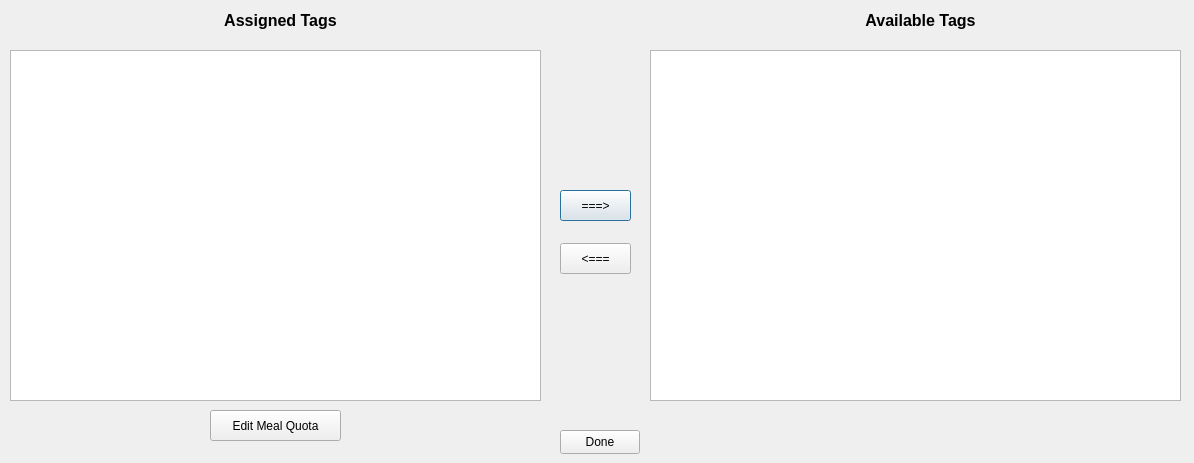
<?xml version="1.0" encoding="UTF-8"?>
<ui version="4.0">
 <class>EditMultitag_AssignedTags</class>
 <widget class="QDialog" name="EditMultitag_AssignedTags">
  <property name="geometry">
   <rect>
    <x>0</x>
    <y>0</y>
    <width>1194</width>
    <height>463</height>
   </rect>
  </property>
  <property name="windowTitle">
   <string>Assign Tags</string>
  </property>
  <widget class="QLabel" name="label_assignedTagsTitle">
   <property name="geometry">
    <rect>
     <x>210</x>
     <y>10</y>
     <width>141</width>
     <height>21</height>
    </rect>
   </property>
   <property name="text">
    <string>&lt;html&gt;&lt;head/&gt;&lt;body&gt;&lt;p align=&quot;center&quot;&gt;&lt;span style=&quot; font-size:12pt; font-weight:700;&quot;&gt;Assigned Tags&lt;/span&gt;&lt;/p&gt;&lt;/body&gt;&lt;/html&gt;</string>
   </property>
  </widget>
  <widget class="QPushButton" name="pushButton_unassignTag">
   <property name="geometry">
    <rect>
     <x>560</x>
     <y>190</y>
     <width>71</width>
     <height>31</height>
    </rect>
   </property>
   <property name="text">
    <string>===&gt;</string>
   </property>
  </widget>
  <widget class="QPushButton" name="pushButton_assignTag">
   <property name="geometry">
    <rect>
     <x>560</x>
     <y>243</y>
     <width>71</width>
     <height>31</height>
    </rect>
   </property>
   <property name="text">
    <string>&lt;===</string>
   </property>
  </widget>
  <widget class="QLabel" name="label_unassignedTagsTitle">
   <property name="geometry">
    <rect>
     <x>850</x>
     <y>10</y>
     <width>141</width>
     <height>21</height>
    </rect>
   </property>
   <property name="text">
    <string>&lt;html&gt;&lt;head/&gt;&lt;body&gt;&lt;p align=&quot;center&quot;&gt;&lt;span style=&quot; font-size:12pt; font-weight:700;&quot;&gt;Available Tags&lt;/span&gt;&lt;/p&gt;&lt;/body&gt;&lt;/html&gt;</string>
   </property>
  </widget>
  <widget class="QListWidget" name="listWidget_unassignedTags">
   <property name="geometry">
    <rect>
     <x>650</x>
     <y>50</y>
     <width>531</width>
     <height>351</height>
    </rect>
   </property>
   <property name="alternatingRowColors">
    <bool>true</bool>
   </property>
   <property name="resizeMode">
    <enum>QListView::Fixed</enum>
   </property>
   <property name="itemAlignment">
    <set>Qt::AlignCenter</set>
   </property>
  </widget>
  <widget class="QPushButton" name="pushButton">
   <property name="geometry">
    <rect>
     <x>560</x>
     <y>430</y>
     <width>80</width>
     <height>24</height>
    </rect>
   </property>
   <property name="text">
    <string>Done</string>
   </property>
  </widget>
  <widget class="QListWidget" name="listWidget_assignedTags">
   <property name="geometry">
    <rect>
     <x>10</x>
     <y>50</y>
     <width>531</width>
     <height>351</height>
    </rect>
   </property>
   <property name="alternatingRowColors">
    <bool>true</bool>
   </property>
   <property name="resizeMode">
    <enum>QListView::Fixed</enum>
   </property>
   <property name="itemAlignment">
    <set>Qt::AlignCenter</set>
   </property>
  </widget>
  <widget class="QPushButton" name="pushButton_2">
   <property name="geometry">
    <rect>
     <x>210</x>
     <y>410</y>
     <width>131</width>
     <height>31</height>
    </rect>
   </property>
   <property name="text">
    <string>Edit Meal Quota</string>
   </property>
  </widget>
 </widget>
 <resources/>
 <connections/>
</ui>
